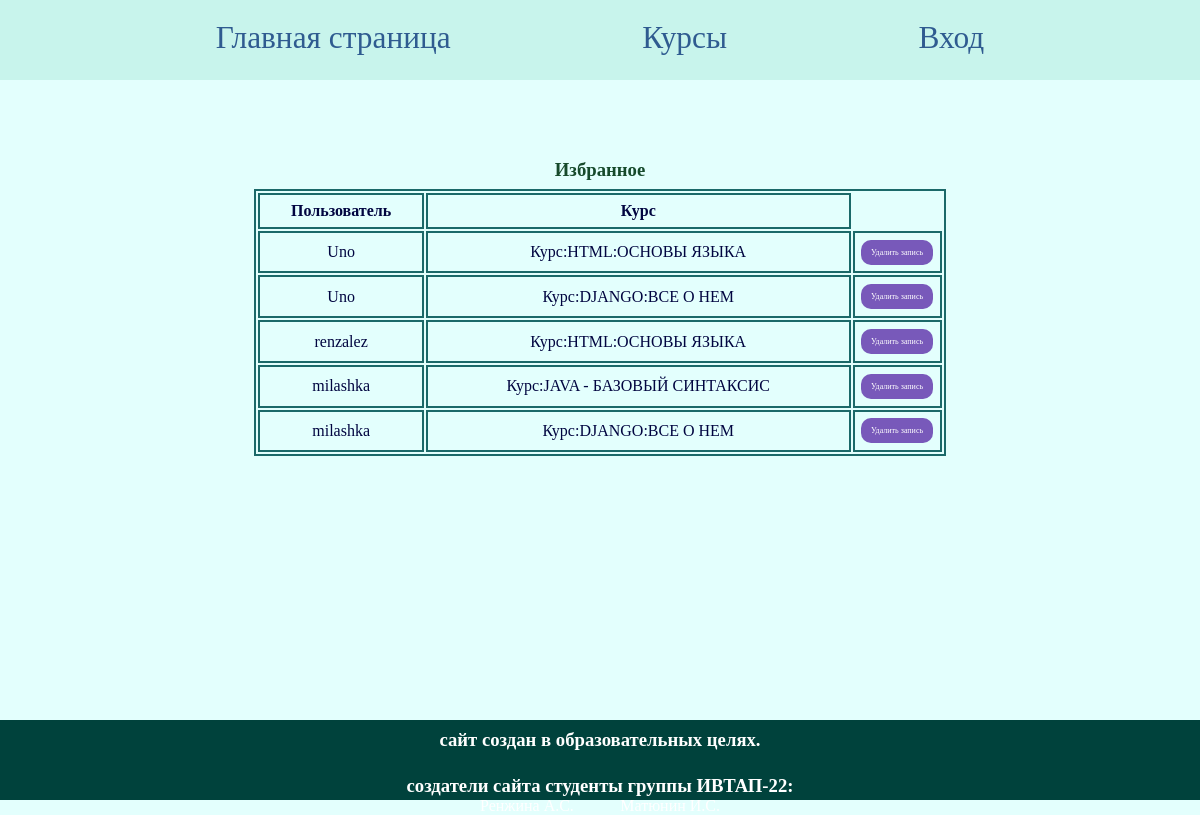
Screenshot of /admin_usercourses with the database file from the repository.
### bd/models.py (models this page shows, shortened)
class UsersCourses(models.Model):
    id_user = models.ForeignKey(User, on_delete=models.CASCADE)
    id_course = models.ForeignKey(Courses, on_delete=models.CASCADE)
    class Meta:
        verbose_name = 'Курсы пользователя'
        verbose_name_plural = 'Курсы пользователей'

class Courses(models.Model):
    header = models.TextField('Заголовок',max_length=50)
    description = models.TextField('Описание',max_length=50)
    main_text = models.TextField('Основной текст',max_length=50)
    start_date = models.DateField('Начало курса',null=True)
    end_date = models.DateField('Конец курса',null=True)
    id_author = models.OneToOneField(Authors, on_delete=models.CASCADE)
    def __str__(self):
        return f'Курс:{self.header}'
    class Meta:
        verbose_name = 'Курс'
        verbose_name_plural = 'Курсы'

### bd/views.py (the view)
# urls.py: path('admin_usercourses', views.all_usrcrs, name='admin_usercourses'),
def all_usrcrs(request):
    usr_crs = UsersCourses.objects.all()
    return render(request, 'bd/adminPanel/all_usercourses.html', {'usr_crs': usr_crs})

### bd/templates/bd/adminPanel/all_usercourses.html (shortened to what this page needs)
{% extends 'bd/layout.html' %}
{% load static %}
{% block links %}
<link rel="stylesheet" href="{% static 'bd/css/admin_panel.css' %}">
{% endblock %}
{% block content %}
<div class="osnova">
<h3>Избранное</h3>
 <table>
  <tr>
   <th>Пользователь</th>
   <th>Курс</th>
  </tr>
   {% for el in usr_crs %}
   <tr>
    <td>{{el.id_user}}</td>
    <td>{{el.id_course}}</td>
    <td>
     <a href="{% url 'delete_usrcrs' el.id %}">
      <li>
      <button class="btn">
       Удалить запись
      </button>
      </li>
     </a>
   </td>
   </tr>
   {% endfor %}
 </table>
</div>
{% endblock %}

### bd/static/bd/css/main.css (style rules this page uses)
* { margin: 0; padding: 0; }
html { height: 100%; }
body { width: 100%; height: 100%; background: #E3FFFD; display: flex; flex-direction: column; align-items: center; }
li { list-style-type: none; }

### bd/static/bd/css/admin_panel.css (style rules this page uses)
.osnova { display:flex; flex-direction:column; width:80%; height:80%; }
.osnova table { border: 2px solid #1b6969; width:90%; height:50%; margin-top:1%; margin-left:5%; }
.osnova table tr td, .osnova table tr th { border: 2px solid #1b6969; text-align:center; font-family: "Times New Roman", Times, serif; color: #010540; padding:1%; }
h3 { margin-top:2%; color: #164a2b; text-align: center; font-family: "Times New Roman", Times, serif; }
.btn { width: 100%; height:25px; background: #7859ba; color: #fff; border: #fff; border-radius:10px; font-size:50%; font-family: "Times New Roman", Times, serif; }

### rows the page displays
UsersCourses: id_user "Uno", id_course "Курс:HTML:ОСНОВЫ ЯЗЫКА"
UsersCourses: id_user "Uno", id_course "Курс:DJANGO:ВСЕ О НЕМ"
UsersCourses: id_user "renzalez", id_course "Курс:HTML:ОСНОВЫ ЯЗЫКА"
UsersCourses: id_user "milashka", id_course "Курс:JAVA - БАЗОВЫЙ СИНТАКСИС"
UsersCourses: id_user "milashka", id_course "Курс:DJANGO:ВСЕ О НЕМ"
